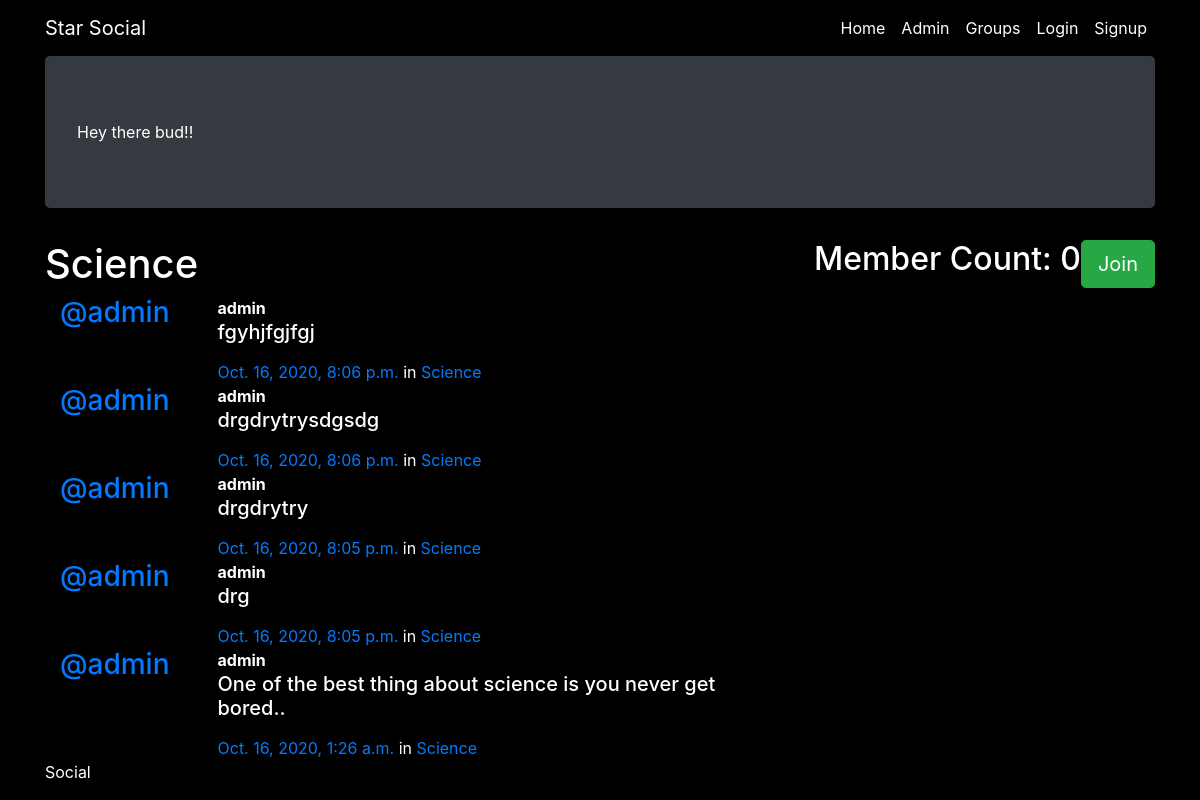
/groups/posts/in/science/, run on the app's committed database.
### groups/models.py (models this page shows, shortened)
class Group(models.Model):
    name =  models.CharField(max_length=255, unique=True)
    slug = models.SlugField(allow_unicode=True,unique=True)
    description = models.TextField(blank=True, default='')
    description_html = models.TextField(editable=False, default='', blank=True)
    members = models.ManyToManyField(User,through='GroupMember')
    class Meta:
        ordering = ['name']

### posts/models.py (models this page shows, shortened)
class Post(models.Model):
    user = models.ForeignKey(User, related_name='posts', on_delete=models.CASCADE)
    created_at = models.DateTimeField(auto_now=True)
    message = models.TextField()
    message_html= models.TextField(editable=False)
    group = models.ForeignKey(Group, related_name='posts',null=True, blank=True, on_delete=models.CASCADE)
    class Meta:
        ordering = ['-created_at']
        unique_together = ['user','message']

### groups/views.py (the view)
# urls.py: path("posts/in/<slug>/",views.SingleGroup.as_view(),name="single"),
class SingleGroup(generic.DetailView):
    model = Group

### groups/templates/groups/group_detail.html (shortened to what this page needs)
{% extends 'groups/group_base.html' %}
{% block pregroup %}
<h1>{{group.name}}</h1>
<h2>Member Count: {{group.members.count}}</h2>
<div class="content">
    {% if user in group.members.all %}
        <a  href ="{% url 'groups:leave' slug=group.slug %}"
            class="btn btn-lg btn-fill btn-warning"><span
            class="glyphicon glyphicon-remove-circle"></span>Leave</a>
        <a  href ="{% url 'posts:create' slug=group.slug %}"
            class="btn btn-lg btn-fill btn-primary"><span
            class="glyphicon glyphicon-remove-circle"></span>Add post</a>
    {% else %}
        <a  href ="{% url 'groups:join' slug=group.slug %}"
            class="btn btn-lg btn-fill btn-success">Join</a>
    {%endif%}
</div>
{% endblock  %}
{% block group_content%}
<div class="col-md-8">
    {% if group.posts.count == 0 %}
    <h2>~No posts in this group yet</h2>
    {% else %}
        {% for post in group.posts.all %}
            {% include "posts/_post.html" %}
        {%endfor%}
    {%endif%}
</div>
{% endblock %}

### groups/templates/groups/group_base.html (shortened to what this page needs)
{% extends "index.html"%}
{% block body_block %}
<div class="container">
    <div class="row">
        {% block pregroup%} {%endblock%}
        {% block group_content%} {%endblock%}
    </div>
</div>
{% endblock %}

### templates/index.html (shortened to what this page needs)
<!DOCTYPE html>
<html lang="en">
<head>
  {% load static %}
  <link rel="stylesheet" href="{% static 'accounts/css/bootstrap.css'%}">
  <link rel="stylesheet" href="{% static 'blog/master.css'%}">
</head>
<body>
   <nav class="navbar navbar-expand-lg mynav" role="navigation" id="navbar">
      <div class=" container">
        <div class="navbar-nav align-items-center">
          <a class="navbar-brand mynav" href="{% url 'home' %}">Star Social</a>
        </div>
        <div class="navbar-nav ml-auto">
          <a class="nav-item nav-link mynav" class="btn btn-simple" href="{% url 'home' %}">Home</a>
          <a class="nav-item nav-link mynav" class="btn btn-simple" href="{% url 'admin:index' %}">Admin</a>
          <a class="nav-item nav-link mynav" class="btn btn-simple" href="{% url 'groups:all' %}">Groups</a>
          {% if user.is_authenticated %}
            <a class="nav-item nav-link mynav" class="btn btn-simple" href="{% url 'posts:all' %}">Activity</a>
            <a class="nav-item nav-link mynav" class="btn btn-simple" href="{% url 'posts:create' %}">Post</a>
            <a class="nav-item nav-link mynav" class="btn btn-simple" href="{% url 'groups:create' %}">Create Groups</a>
            <a class="nav-item nav-link mynav" class="btn btn-simple" href="{% url 'accounts:logout' %}">Logout</a>
          {% else %}
          <a class="nav-item nav-link mynav" class="btn btn-simple" href="{% url 'accounts:login' %}">Login</a>
          <a class="nav-item nav-link mynav" class="btn btn-simple" href="{% url 'accounts:signup' %}">Signup</a>
          {% endif %}
        </div>
      </div>
    </nav>
  <div class="container">
    <div class="jumbotron bg-dark img-fluid">
      Hey there bud!!
    </div>
  {% block body_block %}
    {% endblock %}
    <footer>
      Social
    </footer>
</body>
</html>

### posts/templates/posts/_post.html (shortened to what this page needs)
<div class="media bg-transparent">
	<h3 class="mr-5"><a href="{% url 'posts:for_user' username=post.user.username %}">@{{ post.user.username }}</a></h3>
	<div class="media-body">
		<strong>{{ post.user.username }}</strong>
		<h5>{{ post.message_html|safe }}</h5>
			<time class="time"><a href="{% url 'posts:single' username=post.user.username pk=post.pk %}">{{ post.created_at }}</a></time>
			{% if post.group %}
			<span class="group-name">in <a href="#">{{ post.group.name }}</a></span>
			{% endif %}
	</div>
</div>

### static/blog/master.css (style rules this page uses)
body { margin: auto; background-color: black; color:white; }
.mynav { color:white }

### data on the page
Group: name "Science", members.count "0"
Post: user.username "admin", message_html "fgyhjfgjfgj", created_at "Oct. 16, 2020, 8:06 p.m.", group.name "Science"
Post: user.username "admin", message_html "drgdrytrysdgsdg", created_at "Oct. 16, 2020, 8:06 p.m.", group.name "Science"
Post: user.username "admin", message_html "drgdrytry", created_at "Oct. 16, 2020, 8:05 p.m.", group.name "Science"
Post: user.username "admin", message_html "drg", created_at "Oct. 16, 2020, 8:05 p.m.", group.name "Science"
Post: user.username "admin", message_html "One of the best thing about science is you never get bored..", created_at "Oct. 16, 2020, 1:26 a.m.", group.name "Science"
